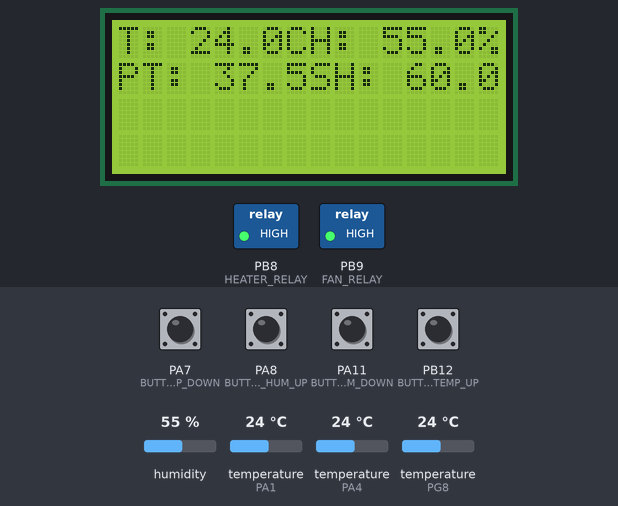
A program run on a simulated STM32 Blue Pill. On the bench: 16×4 character LCD, switched loads named in the program (green lamp = pin HIGH). Wiring (inferred from the names in the program): servo: signal PB10. The test bench sets the inputs (shaded band); at power-on: PA7 (BUTTON_TEMP_DOWN), PA8 (BUTTON_HUM_UP), PA11 (BUTTON_HUM_DOWN), PB12 (BUTTON_TEMP_UP) LOW, humidity 55 %, temperature (sensors on PA4, PA1, PG8) 24 °C. Servo pulses on a pin are drawn as a servo (544–2400 µs = 0–180°); what the program prints to the serial monitor is not drawn.

Above: at 2.3 s.
2.4 s: PA7 (BUTTON_TEMP_DOWN) pulled HIGH for 1 s
5.2 s: PA8 (BUTTON_HUM_UP) pulled HIGH for 1 s
At 6.9 s:
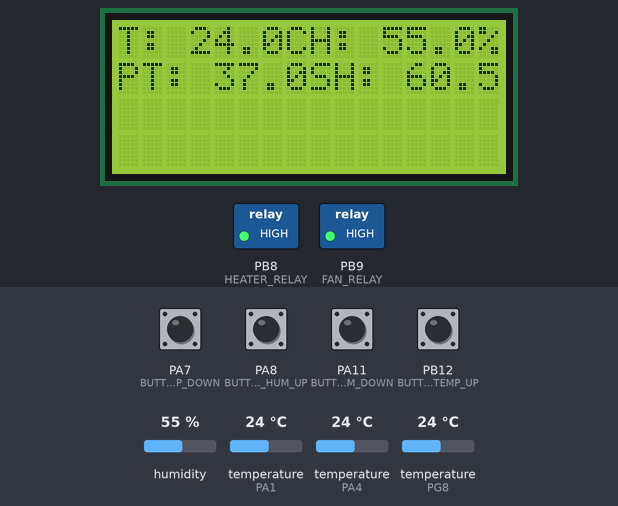
7.9 s: PB12 (BUTTON_TEMP_UP) pulled HIGH for 1 s
10.6 s: humidity set to 22 %
At 12.6 s:
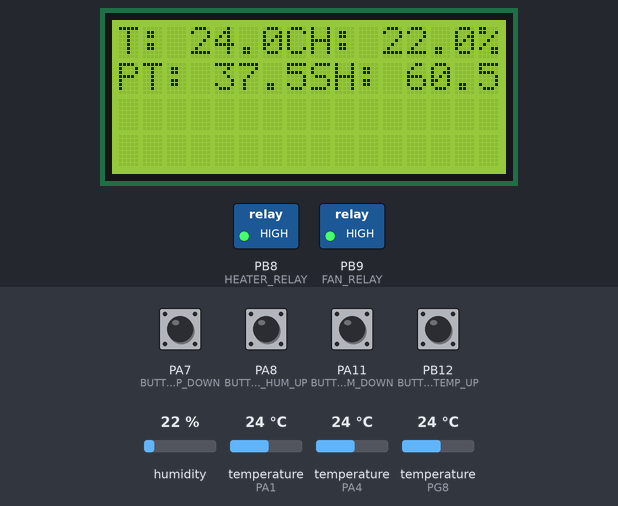
13.7 s: PA11 (BUTTON_HUM_DOWN) pulled HIGH for 1 s
16.4 s: temperature (sensor on PA4) set to 12 °C
At 17.9 s:
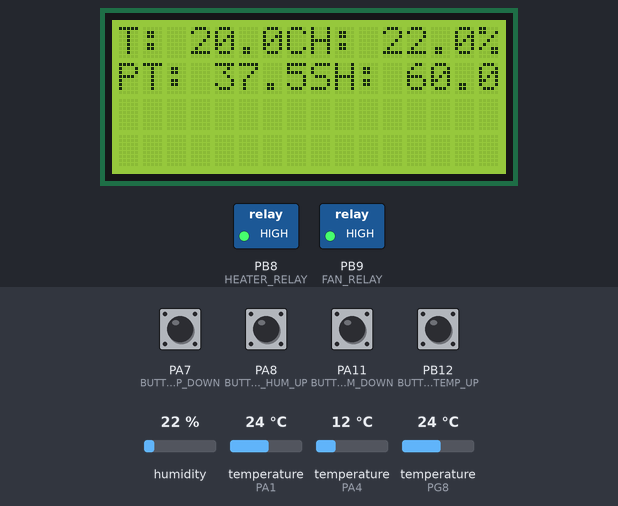
Timing chart, 0 to 18.9 s (numbered marks = the images above; inputs shaded):
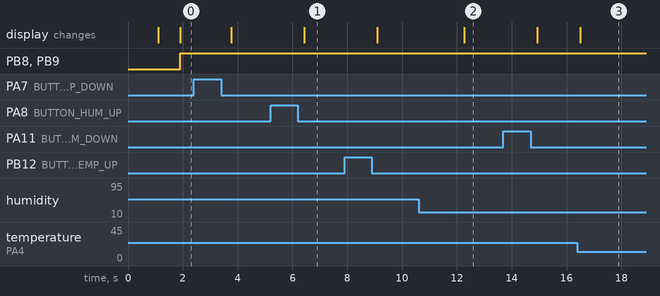

The program:

main.cpp
```cpp
#include <Arduino.h>
#include <LiquidCrystal.h>
#include <OneWire.h>
#include <DallasTemperature.h>
#include <DHT.h>

// Pin definitions
#define ONE_WIRE_BUS PA4        // Pin for DS18B20 sensors
#define DHT_PIN PA1             // Pin for DHT11 sensor
#define HEATER_RELAY PB8    // Pin for heater relay
#define FAN_RELAY PB9       // Pin for fan relay
#define SERVO PB10           // Pin for servo motor
#define BUTTON_TEMP_UP PB12          // Pin for button (for adjusting temperature value, positive)
#define BUTTON_TEMP_DOWN PA7          // Pin for button (for adjusting temperature value, negative)
#define BUTTON_HUM_UP PA8          // Pin for button (for adjusting humiidity value, positive)
#define BUTTON_HUM_DOWN PA11          // Pin for button (for adjusting humiidity value, negative)

// Define pins for the 16x4 LCD (RS, E, D4, D5, D6, D7)
#define LCD_RS PB5
#define LCD_Enable PB4
#define LCD_D4 PB0
#define LCD_D5 PB1
#define LCD_D6 PB3
#define LCD_D7 PB6

#define DHTTYPE DHT11          // DHT11 sensor type

// Initialize components
OneWire oneWire(ONE_WIRE_BUS);
DHT dht(DHT_PIN, DHTTYPE);
DallasTemperature ds18b20(&oneWire);
DeviceAddress tempSensor1, tempSensor2;
LiquidCrystal lcd(LCD_RS, LCD_Enable, LCD_D4, LCD_D5, LCD_D6, LCD_D7);

// Variables
float topTemp, bottomTemp, middleTemp;
float humidity;
int eggTiltAngle = 0;
float setTemperature = 37.5;   // Default set temperature
float setHumidity = 60.0;      // Default set humidity

// Function to initialize components
void setup() {
  // Initialize serial communication
  Serial.begin(9600);
    Serial.println("Egg incubator");

  // Initialize sensors
  dht.begin();
  ds18b20.begin();


  // Assign addresses manually to each sensor
  if (ds18b20.getAddress(tempSensor1, 0)) {
    Serial.println("Sensor 1 found.");
    }
  if (ds18b20.getAddress(tempSensor2, 1)) {
    Serial.println("Sensor 2 found.");
    }

  // Initialize LCD
  lcd.begin(16, 4);  // Set LCD size to 16x4

  // Initialize relays and servo
  pinMode(HEATER_RELAY, OUTPUT);
  pinMode(FAN_RELAY, OUTPUT);
  pinMode(SERVO, OUTPUT);


  pinMode(BUTTON_TEMP_UP, INPUT_PULLDOWN );
  pinMode(BUTTON_TEMP_DOWN, INPUT_PULLDOWN );
  pinMode(BUTTON_HUM_UP, INPUT_PULLDOWN );
  pinMode(BUTTON_HUM_DOWN, INPUT_PULLDOWN );


  // Set initial relay and servo states
  digitalWrite(HEATER_RELAY, LOW);
  digitalWrite(FAN_RELAY, LOW);


  // Welcome message on LCD
  lcd.setCursor(0, 0);
  lcd.print("Egg Incubator");
  delay(1000);
  lcd.clear();
}

// Function to move the servo to a specific angle (0° to 180°)
void moveServo(int angle) {
  // Calculate the pulse width in microseconds
  int pulseWidth = map(angle, 0, 180, 1000, 2000); // 1000us = 1ms, 2000us = 2ms

  // Send the pulse to the servo
  unsigned long startTime = millis();  // Record the start time

while (millis() - startTime < 500) {
  digitalWrite(SERVO, HIGH);
  delayMicroseconds(pulseWidth);
  digitalWrite(SERVO, LOW);
  delay(20);  // 20ms corresponds to the 50Hz servo refresh rate
}

}

// Function to read sensor data
void readSensors() {
  ds18b20.requestTemperatures();
  topTemp = ds18b20.getTempC(tempSensor1);      // Top sensor
  bottomTemp = ds18b20.getTempC(tempSensor2);   // Bottom sensor
  middleTemp = dht.readTemperature();        // Middle sensor (DHT11)
  humidity = dht.readHumidity();             // Humidity from DHT11
}

// Function to control heating and fan
void controlHeating() {
  float avgTemp = (topTemp + bottomTemp + middleTemp) / 3;

  if (avgTemp < setTemperature) {
    digitalWrite(HEATER_RELAY, HIGH);  // Turn on heater
    digitalWrite(FAN_RELAY, HIGH);     // Turn on fan with heater
  } else {
    digitalWrite(HEATER_RELAY, LOW);   // Turn off heater
    digitalWrite(FAN_RELAY, LOW);      // Turn off fan
  }
}

// Function to control egg tilting
void controlEggTilting() {
  // Tilt eggs every 4 hours
  if (millis() % (4 * 60 * 60 * 1000) < 1000) {
    eggTiltAngle = (eggTiltAngle == 0) ? 45 : 0;  // Alternate between 0 and 45 degrees
    moveServo(eggTiltAngle);
  }
}

// Function to update the LCD to display current and set temperature
void updateDisplay() {
  lcd.setCursor(0, 0);
  lcd.print("T:");   // current temperature
  lcd.setCursor( 3 , 0);
  lcd.print((topTemp + bottomTemp + middleTemp) / 3, 1);
  lcd.print("C");

  lcd.setCursor(8, 0);
  lcd.print("H:");  // current Humidity
  lcd.setCursor(11, 0);
  lcd.print(humidity, 1);
  lcd.print("%");

  lcd.setCursor(0, 1);
  lcd.print("PT:"); // set temperature
  lcd.setCursor(4, 1);
  lcd.print(setTemperature, 1);

  lcd.setCursor(8, 1);
  lcd.print("SH:");  // set Humidity
  lcd.setCursor(12, 1);
  lcd.print(setHumidity, 1);
}

// Function to handle button press for adjustments
void handleButtonPress() {
  if (digitalRead(BUTTON_TEMP_UP) == HIGH) {
    Serial.println("Temperature Incrementing");
    setTemperature +=0.5;
    delay(300);                // Debounce button press
  }
  if (digitalRead(BUTTON_TEMP_DOWN) == HIGH) {
    Serial.println("Temperature decrementing");
    setTemperature -=0.5;
    delay(300);                // Debounce button press
  }
  if (digitalRead(BUTTON_HUM_UP) == HIGH) {
    Serial.println("Humidity Incrementing");
    setHumidity +=0.5;
    delay(300);                // Debounce button press
  }
  if (digitalRead(BUTTON_HUM_DOWN) == HIGH) {
    Serial.println("Humidity decrementing");
    setHumidity -=0.5;
    delay(300);                // Debounce button press
  }

}

void loop() {

  // Read sensors
  readSensors();

  // Control heating and fan
  controlHeating();

  // Control egg tilting
  controlEggTilting();

  // Update display
  updateDisplay();

  // Handle button press
  handleButtonPress();

  // delay(1000);  // Wait 1 second between loops
}
```

Measured:
- after the input at 5.2 s, the display: changes after 1.2 s (image 1)
- after the input at 10.6 s, the display: changes after 1.7 s (image 2)
- after the input at 16.4 s, the display: changes after 0.10 s (image 3)
